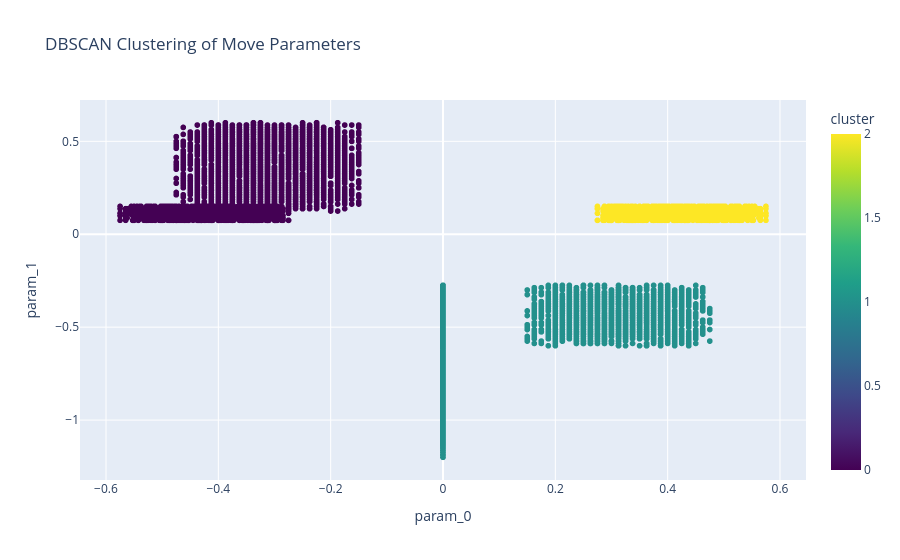

Source (notebook cell):
### Code cell
# Extract float parameters
move_params = structures["Move"]
float_data = [
    [p for p in tup if isinstance(p, (float, int))]
    for tup in move_params
]
float_data = [row for row in float_data if len(row) > 0]
df = pd.DataFrame(float_data)
df.columns = [f"param_{i}" for i in range(df.shape[1])]

# Standardize
X_scaled = StandardScaler().fit_transform(df)

# DBSCAN clustering
dbscan = DBSCAN(eps=0.5, min_samples=10)
labels = dbscan.fit_predict(X_scaled)
df["cluster"] = labels

# Display results
n_clusters = len(set(labels)) - (1 if -1 in labels else 0)
display(Markdown(f"### Move – {len(df)} instances – DBSCAN Clusters"))
display(Markdown(f"**Clusters found:** {n_clusters} (Noise = {sum(labels == -1)})"))

# Plot
fig = px.scatter(
    df, x="param_0", y="param_1" if "param_1" in df.columns else "param_0",
    color="cluster",
    title="DBSCAN Clustering of Move Parameters",
    hover_data=df.columns,
    color_continuous_scale="Viridis"
)
fig.show()

### Figure 1 — Plotly figure (JSON) as saved in the notebook; plotly's stock layout.template omitted (floating-point values rounded to 4 significant figures; data arrays with more than 128 entries replaced by an {"elided": "..."} marker saying what was removed)
{"data": [{"customdata": {"elided": "9000x1 int values"}, "hovertemplate": "param_0=%{x}<br>param_1=%{y}<br>cluster=%{marker.color}<extra></extra>", "legendgroup": "", "marker": {"color": {"elided": "9000 int values"}, "coloraxis": "coloraxis", "symbol": "circle"}, "mode": "markers", "name": "", "showlegend": false, "type": "scattergl", "x": {"elided": "9000 float values"}, "xaxis": "x", "y": {"elided": "9000 float values"}, "yaxis": "y"}], "layout": {"coloraxis": {"colorbar": {"title": {"text": "cluster"}}, "colorscale": [[0, "#440154"], [0.1111, "#482878"], [0.2222, "#3e4989"], [0.3333, "#31688e"], [0.4444, "#26828e"], [0.5556, "#1f9e89"], [0.6667, "#35b779"], [0.7778, "#6ece58"], [0.8889, "#b5de2b"], [1, "#fde725"]]}, "legend": {"tracegroupgap": 0}, "title": {"text": "DBSCAN Clustering of Move Parameters"}, "xaxis": {"anchor": "y", "domain": [0, 1], "title": {"text": "param_0"}}, "yaxis": {"anchor": "x", "domain": [0, 1], "title": {"text": "param_1"}}}}
